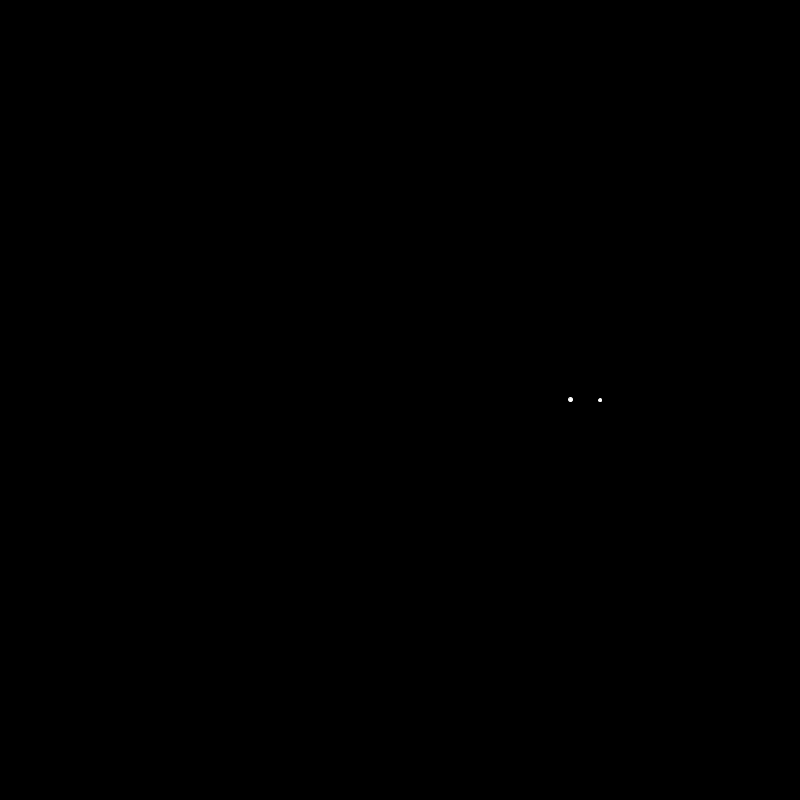
Frame 1 (no input)
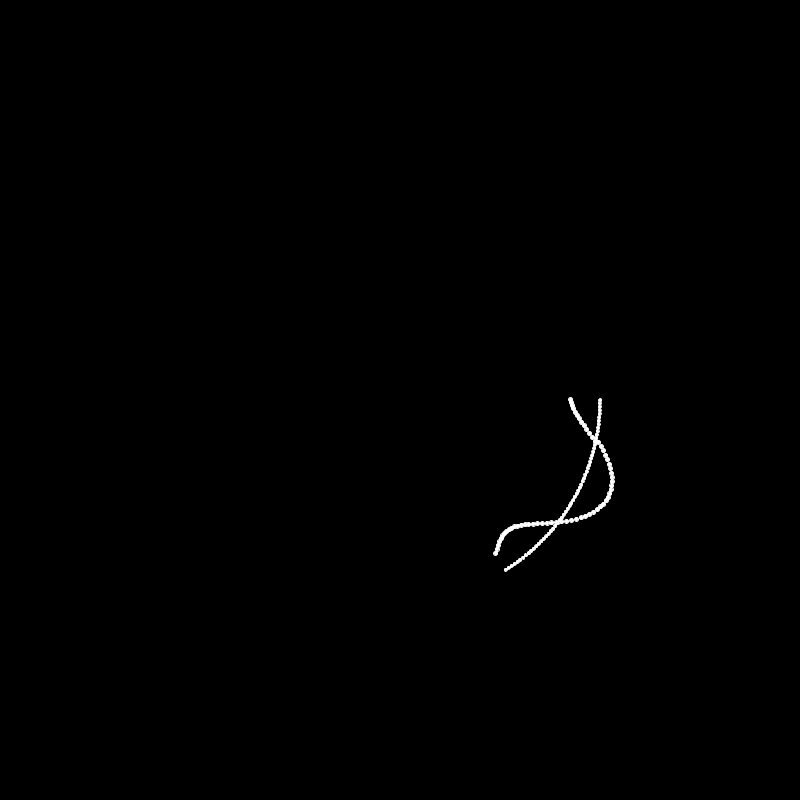
Frame 60 (the mouse pressed at the canvas centre just before this capture)
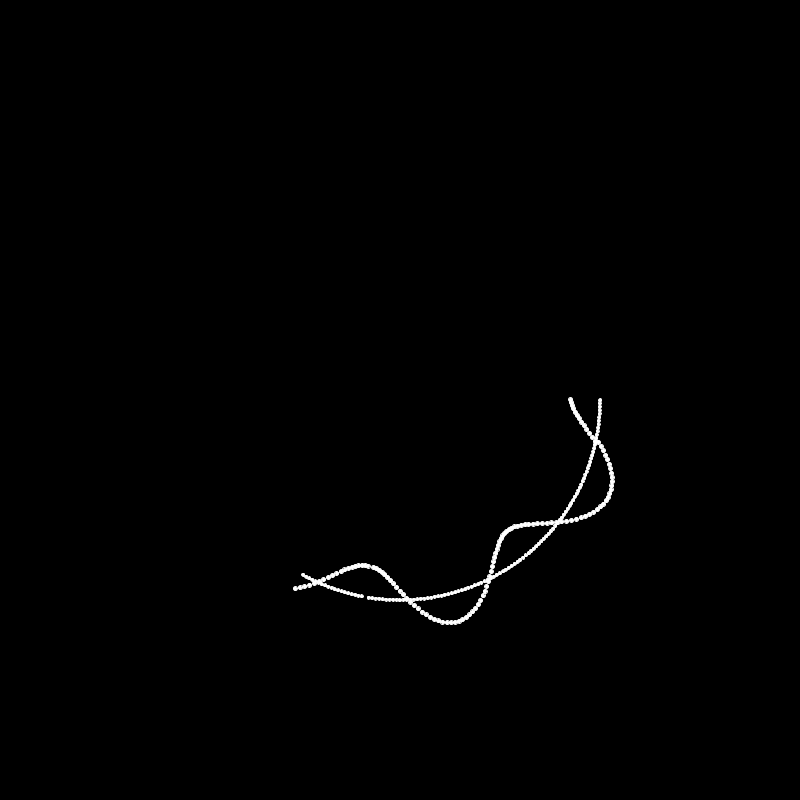
Frame 120 (the mouse held since frame 60 and released just before this capture)

The Processing sketch that drew these frames (run headless with seeded random() and noise(); from frame 60 on, the mouse is pressed at the canvas centre):

// Processing sketch: following_the_path
// ── following_the_path.pde
PVector start, end;
ArrayList<Noise> nse = new ArrayList<Noise>();
void setup() {

  size(800, 800);
  start = new PVector(0, height/2);
  end = new PVector(width-1, height/2);
  background(0);


  for (int i = 0; i < floor(random(10, 20)); i += 1) {
    nse.add(new Noise());
  }

  float cx = width / 2;
  float cy = height / 2;
  float r = width / 4;
  float a = 0;
  float ai = TWO_PI / 360;

  for (a = 0; a < TWO_PI; a += ai) {
    float x = cx + r * cos(a);
    float y = cy + r * sin(a);
    path.add(new PVector(x, y));
  }
}
int noiseIndex = -1;

ArrayList<PVector> path = new ArrayList<PVector>();

float getNoise(int x) {
  return nse.get(x).update();
}
float getNextNoise() {

  noiseIndex += 1;
  if (noiseIndex > nse.size()-1) {
    noiseIndex = 0;
  }

  return nse.get(noiseIndex).update();
}

class Noise {

  float angle, angleInc;
  float x, y, z;
  float cx, cy;
  float r;
  Noise() {
    angle = random(TWO_PI);
    angleInc = radians(random(0.1, 1));
    z = random(-20, 20);
    cx = random(-20, 20);
    cy = random(-20, 20);
    r = random(1, 10);
  }

  float update() {
    angle += angleInc;
    if (angle > TWO_PI) {
      angle -= TWO_PI;
    }
    x = cx + r * cos(angle);
    y = cy + r * sin(angle);
    return noise(x, y, z);
  }
}
float t = 0;

float angle = random(TWO_PI);
float angle2 = random(TWO_PI);
float radiusAngle = 0;
float radiusAngle2 = 0;

void draw() {
  angle += radians(getNoise(0));
  angle2 += radians(getNoise(1)*2);
  radiusAngle += radians(getNoise(2)*10);
  radiusAngle2 += radians(getNoise(3)*2);
  int index = floor(map(t, 0, 1, 0, path.size()));

  PVector pos = path.get(index);

  int nextIndex = (index + 1) % path.size();
  PVector nextPos = path.get(nextIndex);
  PVector dir = PVector.sub(nextPos, pos).normalize();

  PVector dirRA = new PVector(-dir.y, dir.x);
  float n = sin(angle + angle2) + (cos(radiusAngle + radiusAngle2) * 30);
  dirRA.mult(n);
  dirRA.add(pos);
  stroke(255);
  fill(255);
  ellipse(pos.x, pos.y, 3, 3);
  ellipse(dirRA.x, dirRA.y, 4, 4);
  noStroke();







  //  float x = pos.x;// + (20 * abs(radiusAngle)) * cos(angle);
  //  float y = pos.y + ((height/4) * cos(radiusAngle)) * sin(angle);
  //  fill(255, 128);
  //  ellipse(x, y, 5, 5);

  //  float x2 = pos.x;// + (20 * abs(radiusAngle)) * cos(angle);
  //  float y2 = pos.y + ((height/4) * cos(radiusAngle2)) * sin(angle2);
  //  fill(255, 0, 0, 128);
  //  ellipse(x2, y2, 5, 5);

  //  float y3 = (y + y2) / 2f;
  //  fill(255, 255, 0, 128);
  //  ellipse(pos.x, y3, 6, 6);

  t += 1.0f / path.size();
  if (t >= 1) {
    t = 0;
  }
}
